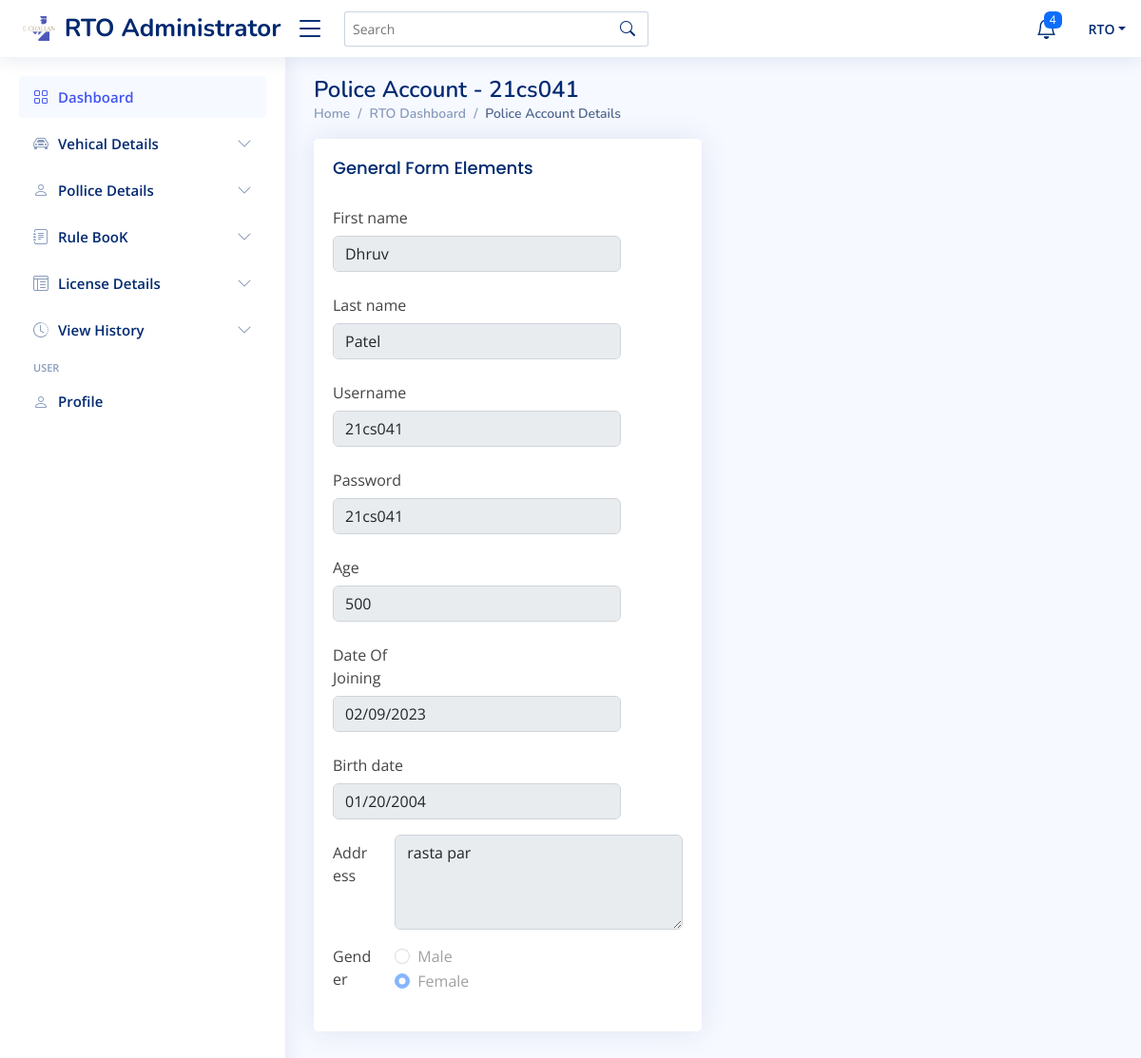
Page /rto-administrator/rtodashboard/view_police_list/show_pid/1 (signed in) on the committed database.
### police/models.py (models this page shows, shortened)
class Police(models.Model):
    police_id=models.AutoField(primary_key = True)
    police_username=models.CharField(max_length=50,default=None)
    police_password = models.CharField(max_length=50)
    police_firstname=models.CharField(max_length=50,default=None)
    police_lastname=models.CharField(max_length=50,default=None)
    police_age=models.IntegerField(default=None)
    police_birth_date=models.DateField(default=None)
    police_joing_date=models.DateField(default=None)
    police_address=models.CharField(max_length=100,default=None)
    police_gender=models.CharField(max_length=20,default=None)
    police_last_login=models.CharField(max_length=30,default=None)
    police_created_date=models.DateField(auto_now_add=True)

### rto/views.py (the view)
# urls.py: path('rtodashboard/view_police_list/show_pid/<int:pid>', views.show_pid,name="upolice"),
def show_pid(request, pid):
    if authcheck(request):
        police = Police.objects.get(police_id=pid)
        context = {
            'user': user(request),
            'member': police,
            'access':False
        }
        return render(request, 'update_police.html', context)
    else:
        return log_rto()

### rto/views.py (called while the page is built)
def authcheck(request):
    if request.session.get('login') == False or request.session.get('username') == None:
        return False
    else:
        return True

def user(request):
    user_info = {
        'username': request.session.get('username')
    }
    return user_info

### rto/templates/update_police.html (shortened to what this page needs)
{% extends 'base.html' %}
{% block body1 %}
<main id="main" class="main">
    {% if access == False %}
    <div class="pagetitle">
      <h1>Police Account - {{member.police_username}}</h1>
      <nav>
        <ol class="breadcrumb">
          <li class="breadcrumb-item"><a href="../">Home</a></li>
          <li class="breadcrumb-item">RTO Dashboard</li>
          <li class="breadcrumb-item active">Police Account Details</li>
        </ol>
      </nav>
    </div>
    {% endif %}
    <section class="section">
      <div class="row">
        <div class="col-lg-6">
          <div class="card">
            <div class="card-body">
              <h5 class="card-title">General Form Elements</h5>
              <form method="post" action="update_pid_record/{{member.police_id}}">
                <div class="row mb-3">
                  <label for="inputText" class="col-sm-4 col-form-label">First name</label>
                  <div class="col-sm-10">
                    <input type="text" class="form-control" name="p_fname" value={{member.police_firstname}} {% if access == False %}disabled{% endif %}>
                  </div>
                </div>
                <div class="row mb-3">
                  <label for="inputText" class="col-sm-4 col-form-label">Last name</label>
                  <div class="col-sm-10">
                    <input type="text" class="form-control" name="p_lname" value={{member.police_lastname}} {% if access == False %}disabled{% endif %}>
                  </div>
                </div>
                <div class="row mb-3">
                  <label for="inputText" class="col-sm-4 col-form-label">Username</label>
                  <div class="col-sm-10">
                    <input type="text" class="form-control" name="p_username" value={{member.police_username}} {% if access == False %}disabled{% endif %}>
                  </div>
                </div>
                <div class="row mb-3">
                  <label for="inputPassword" class="col-sm-4 col-form-label">Password</label>
                  <div class="col-sm-10">
                    <input type="text" class="form-control" name="p_password" value={{member.police_password}} {% if access == False %}disabled{% endif %}>
                  </div>
                </div>
                <div class="row mb-3">
                  <label for="inputNumber" class="col-sm-4 col-form-label">Age</label>
                  <div class="col-sm-10">
                    <input type="number" class="form-control" name="p_age" value={{member.police_age}} {% if access == False %}disabled{% endif %}>
                  </div>
                </div>
                <div class="row mb-3">
                  <label for="inputDate" class="col-sm-4 col-form-label">Date Of Joining</label>
                  <div class="col-sm-10">
                    <input type="date" class="form-control" name="date_of_join" value="{{member.police_joing_date|date:'Y-m-d' }}" {% if access == False %}disabled{% endif %}>
                  </div>
                </div>
                <div class="row mb-3">
                  <label for="inputDate" class="col-sm-4 col-form-label">Birth date</label>
                  <div class="col-sm-10">
                    <input type="date" class="form-control" name="date_of_birth" value="{{member.police_birth_date|date:'Y-m-d' }}" {% if access == False %}disabled{% endif %}>
                  </div>
                </div>
                <div class="row mb-3">
                  <label for="inputPassword" class="col-sm-2 col-form-label">Address</label>
                  <div class="col-sm-10">
                    <textarea class="form-control" style="height: 100px" name="p_address" {% if access == False %}disabled{% endif %}>{{member.police_address}}</textarea>
                  </div>
                </div>
                <fieldset class="row mb-3">
                  <legend class="col-form-label col-sm-2 pt-0">Gender</legend>
                  <div class="col-sm-10">
                    <div class="form-check">
                      <input class="form-check-input" type="radio" name="p_gender" id="gridRadios1" value="male" {% if member.police_gender == 'male'%}checked{% endif %}   {% if access == False %}disabled{% endif %}>
                      <label class="form-check-label" for="gridRadios1">
                        Male
                      </label>
                    </div>
                    <div class="form-check">
                      <input class="form-check-input" type="radio" name="p_gender" id="gridRadios2" value="female" {% if member.police_gender == 'female'%}checked{% endif %}  {% if access == False %}disabled{% endif %}>
                      <label class="form-check-label" for="gridRadios2">
                        Female
                      </label>
                    </div>
                  </div>
                </fieldset>
              </form>
            </div>
          </div>
        </div>
      </div>
    </section>
  </main>
{% endblock body1 %}

### rto/static/assets/css/style.css (style rules this page uses)
:root { scroll-behavior: smooth; }
body { font-family: "Open Sans", sans-serif; background: #f6f9ff; color: #444444; }
a { color: #4154f1; text-decoration: none; }
h1, h2, h3, h4, h5, h6 { font-family: "Nunito", sans-serif; }
#main { margin-top: 60px; padding: 20px 30px; transition: all 0.3s; }
.pagetitle { margin-bottom: 10px; }
.pagetitle h1 { font-size: 24px; margin-bottom: 0; font-weight: 600; color: #012970; }
.card { margin-bottom: 30px; border: none; border-radius: 5px; box-shadow: 0px 0 30px rgba(1, 41, 112, 0.1); }
.card-title { padding: 20px 0 15px 0; font-size: 18px; font-weight: 500; color: #012970; font-family: "Poppins", sans-serif; }
.card-body { padding: 0 20px 20px 20px; }
.breadcrumb { font-size: 14px; font-family: "Nunito", sans-serif; color: #899bbd; font-weight: 600; }
.breadcrumb a { color: #899bbd; transition: 0.3s; }
.breadcrumb .breadcrumb-item::before { color: #899bbd; }
.breadcrumb .active { color: #51678f; font-weight: 600; }
@media (min-width: 1200px) { #main, #footer { margin-left: 300px; } }

### rows in the picture
Police: police_username "21cs041", p_fname "Dhruv", p_lname "Patel", p_username "21cs041", p_password "21cs041", p_age "500", date_of_join "02/09/2023", date_of_birth "01/20/2004", p_address "rasta par", police_gender "☐ Male", police_gender "☑ Female"

### other values in the picture
{{ user.username }} "RTO"
